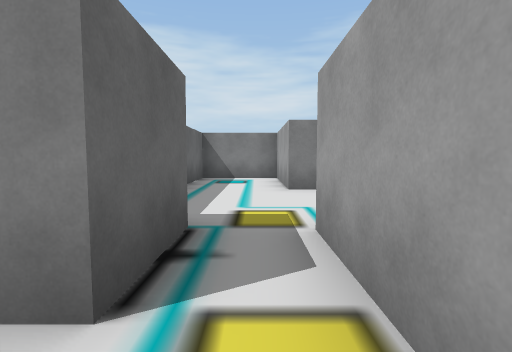
View 1 (above)

16 first-person views from a walk through a 3-D level made in the Unity game engine. The camera is 1.3 m above the floor, tilts 4° down and sees 85° across. The floor is counted in squares, 2 m on a side. Each view is taken from the middle of a square. On the plan, view 1 faces up. The plan holds only what a view shows up to about 9 squares ahead; the rest is blank. The place goes on beyond the plan. The player character is not drawn.

View 2
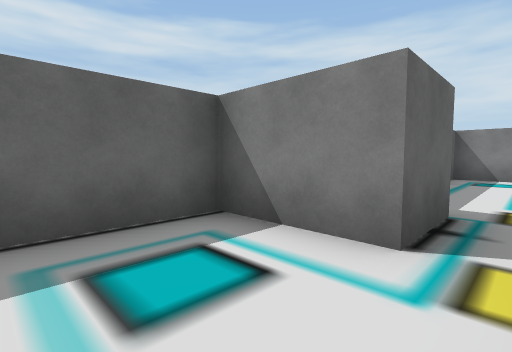

View 3
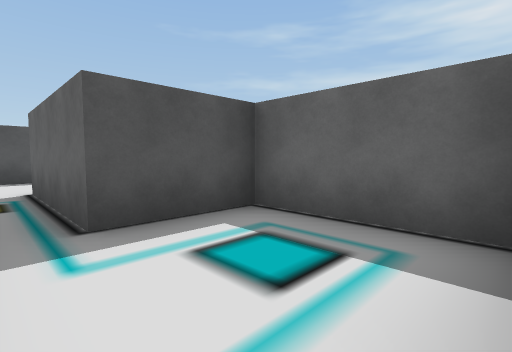

View 4
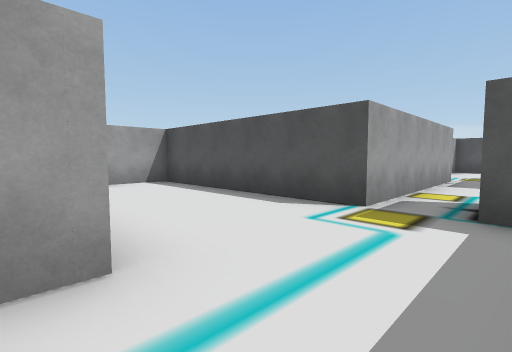

View 5
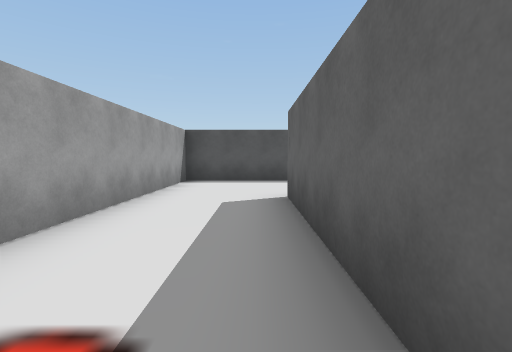

View 6
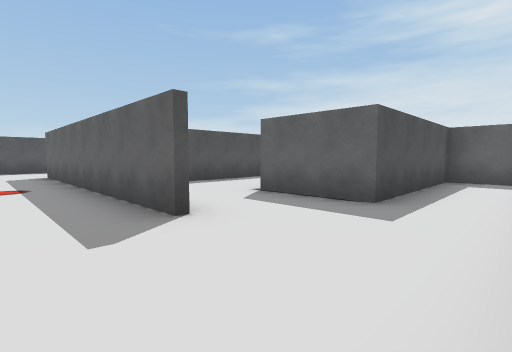

View 7
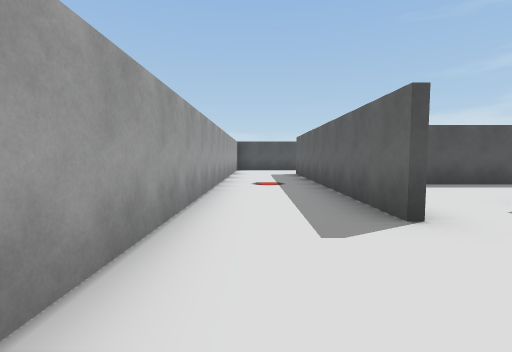

View 8
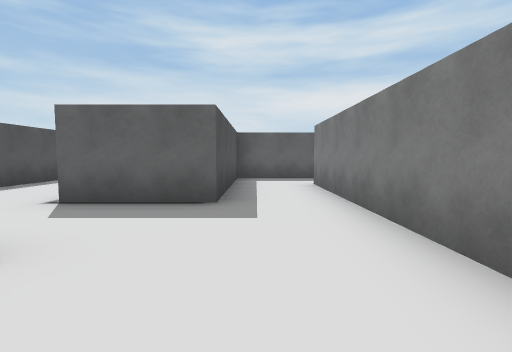

View 9
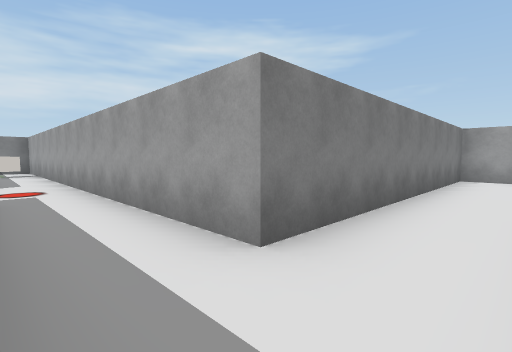

View 10
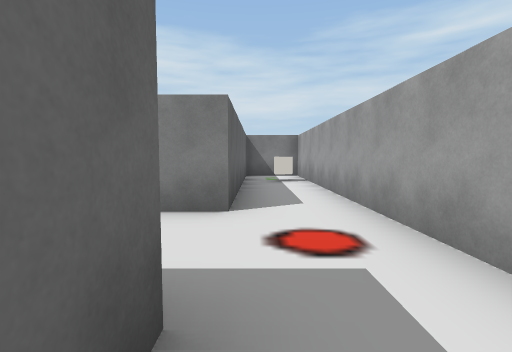

View 11
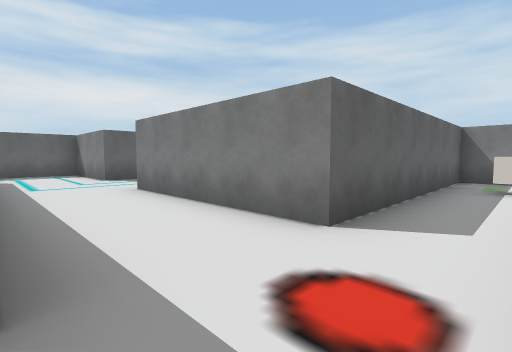

View 12
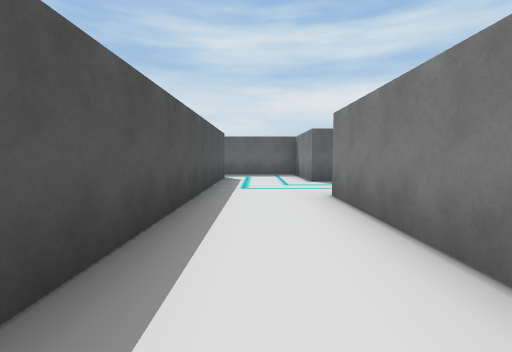

View 13
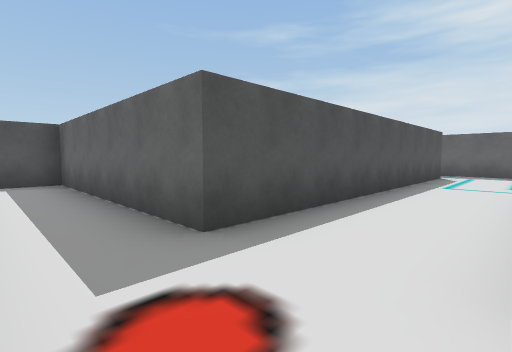

View 14
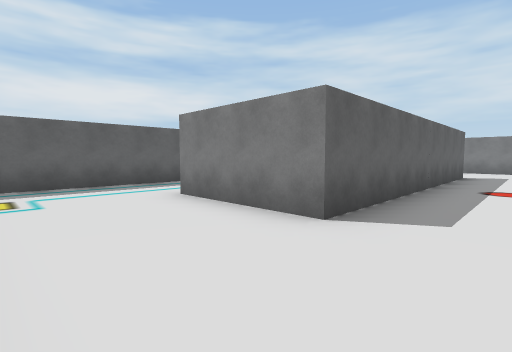

View 15
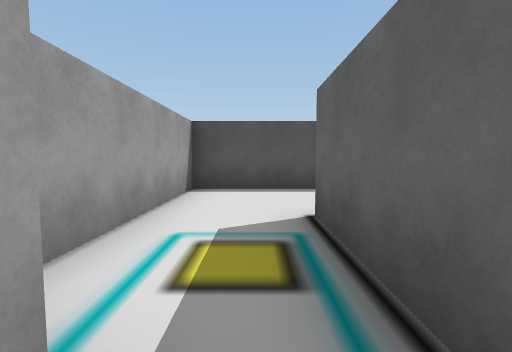

View 16
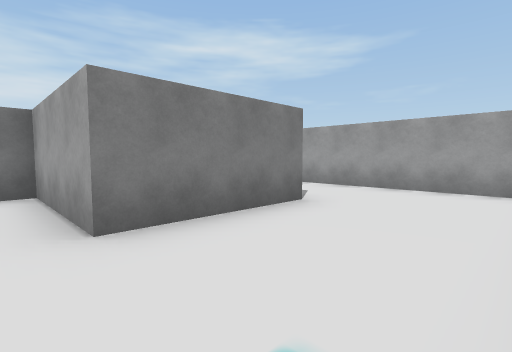

### Floor plan
Ten units are one square. View 1 is at (0, 0); x grows to the right and y downward. Boxes are objects, and circles mark ways between rooms. Rooms are numbered by the first view taken in them; rooms with no view inside come last. Other rooms are left out.
<svg viewBox="-124 -289 188 349">
<path fill="none" stroke="#000" d="M5 28 5 -4M-6 -10 -27 -10 -27 17 -6 17 -6 51M13 55 13 36M35 -132 35 -55 5 -55 5 -85 -16 -85 -16 -32M-6 -26 -6 -10M5 -4 5 -24 59 -24 59 -164 -16 -164 -16 -280M-119 -200 -33 -200 -33 -144 11 -144 11 -121M-33 -284 -33 -223 -78 -223"/>
<rect x="-25" y="-275" width="10" height="10" fill="#bbb"><title>other object</title></rect>
<circle cx="0" cy="-15" r="3" fill="#2a7"/>
<text x="0" y="20">1</text>
<text x="20" y="-130">2</text>
</svg>
Room 1 opens to room 2.

Where each view was taken, in squares from view 1:
view 1: 0 up, 0 right, facing up
view 2: 1 down, 0 right, facing up-left
view 3: 1 up, 0 right, facing down-left
view 4: 6 up, 1 left, facing down-right
view 5: 10 up, 4 right, facing down
view 6: 16 up, 5 right, facing down-left
view 7: 16 up, 5 right, facing down
view 8: 15 up, 5 right, facing left
view 9: 15 up, 3 left, facing up-right
view 10: 19 up, 3 left, facing up
view 11: 20 up, 2 left, facing up-left
view 12: 21 up, 3 left, facing left
view 13: 22 up, 2 left, facing down-left
view 14: 3 up, 5 right, facing up-left
view 15: 2 down, 0 right, facing down
view 16: 3 up, 0 right, facing up-right
